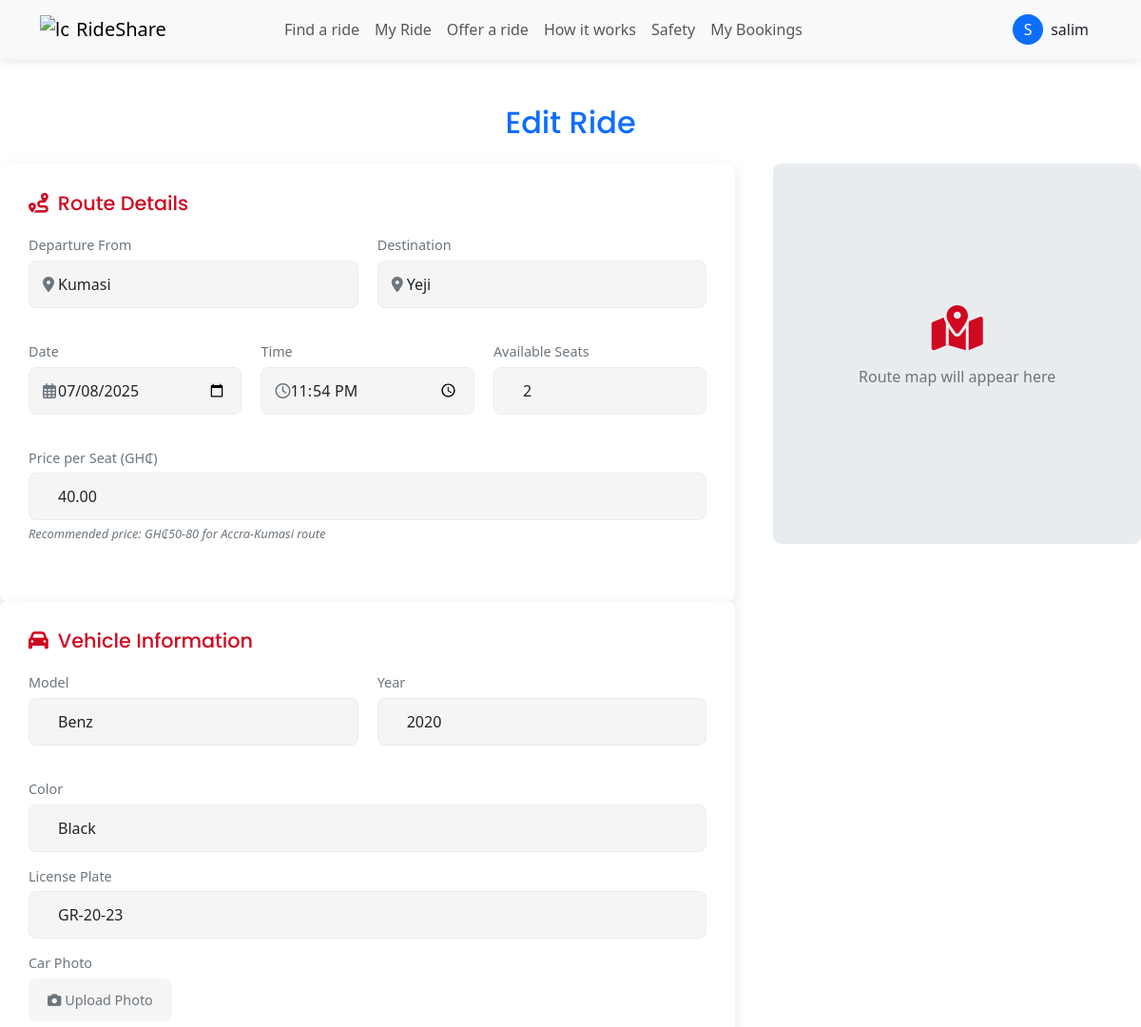
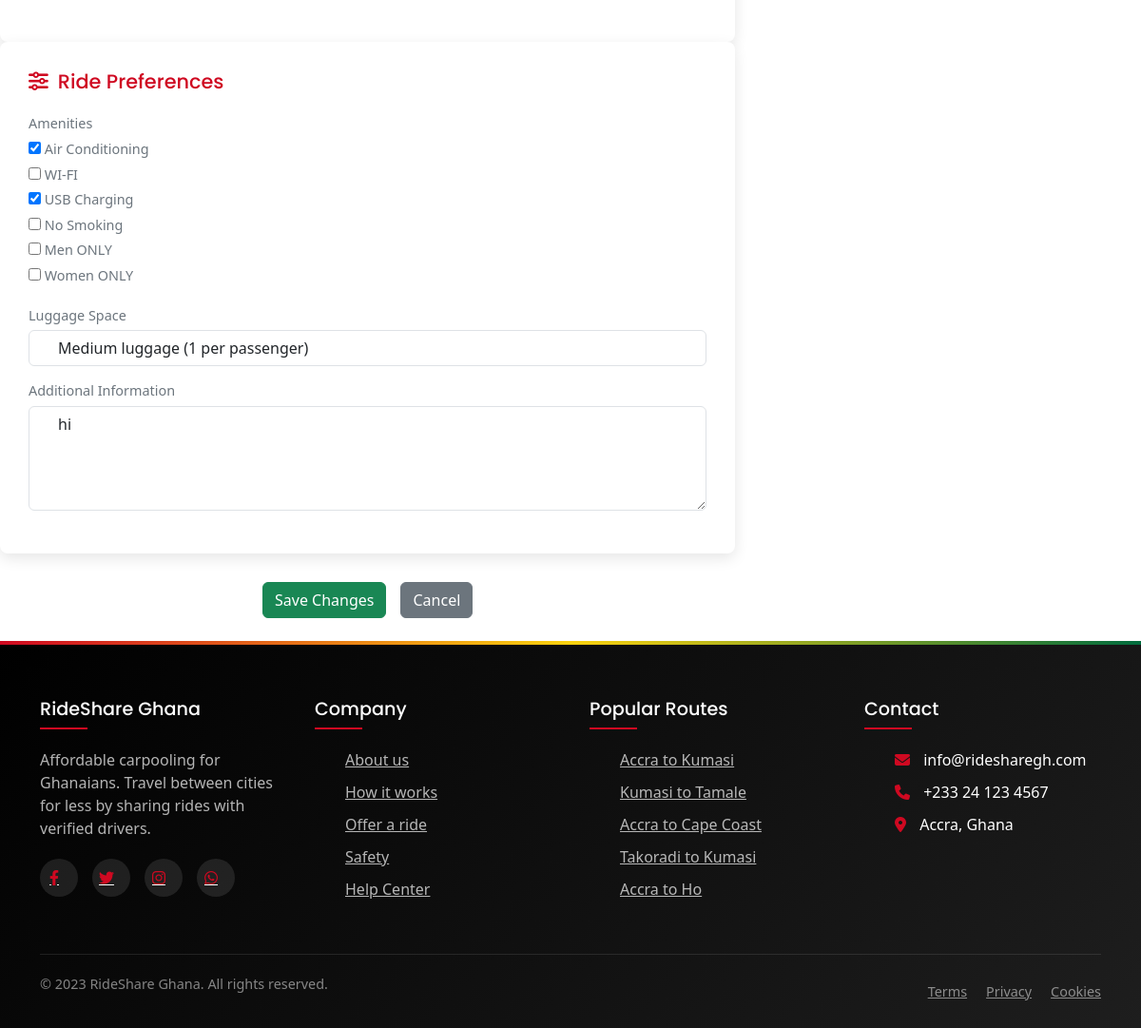
The app's page /edit-ride/5/ (signed in) with its own data (2 pictures, top to bottom).
### app/models.py (models this page shows, shortened)
class CustomUser(AbstractUser):
    phone = PhoneNumberField(region="GH")
    term=models.BooleanField(default=False)
    profile_pic=models.ImageField(upload_to='uploads/profile_pic/', null=True, blank=True)

class RidePost(models.Model):
    driver = models.ForeignKey(settings.AUTH_USER_MODEL, on_delete=models.CASCADE)
    departure = models.CharField(max_length=100)
    destination = models.CharField(max_length=100)
    departure_date = models.DateField()
    departure_time = models.TimeField()
    available_seats = models.PositiveIntegerField()
    price_per_seat = models.DecimalField(max_digits=6, decimal_places=2)
    car_model = models.CharField(max_length=100)
    car_year = models.PositiveIntegerField(null=True, blank=True)
    car_color = models.CharField(max_length=50, blank=True)
    license_plate = models.CharField(max_length=50)
    driver_license = models.ImageField(upload_to='uploads/licenses/', null=True, blank=True)
    gh_card_front = models.ImageField(upload_to='uploads/ghcard_front/', null=True, blank=True)
    gh_card_back = models.ImageField(upload_to='uploads/ghcard_back/', null=True, blank=True)
    car_photo = models.ImageField(upload_to='uploads/car_photos/', null=True, blank=True)
    amenities = models.JSONField(default=list, blank=True)
    luggage_space = models.CharField(max_length=50, choices=[
        ('small', 'Small bags only'),
        ('medium', 'Medium luggage (1 per passenger)'),
        ('large', 'Large luggage possible'),
    ])
    additional_info = models.TextField(blank=True)
    created_at = models.DateTimeField(auto_now_add=True)
    ride_status=models.CharField(max_length=20, choices=[
        ('active', 'Active'),
        ('cancelled', 'Cancelled'),
    ], default='active')
    allowed_post=models.BooleanField(default=False)
    class Meta:
        indexes = [
            models.Index(fields=['departure']),
            models.Index(fields=['destination']),
            models.Index(fields=['departure_date']),
            models.Index(fields=['ride_status', 'allowed_post', 'available_seats']),
        ]

### app/views.py (the view)
# urls.py: path('edit-ride/<int:id>/', views.edit_ride, name='edit_ride'),
@login_required
def edit_ride(request, id):
    ride = get_object_or_404(RidePost, id=id, driver=request.user)
    if request.method == 'POST':
        form = RidePostForm(request.POST, instance=ride)
        if form.is_valid():
            form.save()
            booked_users = My_booking.objects.filter(ride=ride, status="active")
            recipient_emails = [b.booked_by.email for b in booked_users if b.booked_by.email]
            if recipient_emails:
                subject = "Ride Updated - RideShare Ghana"
                message = f"""Hello Rider,

                The ride you booked has been updated. Please find the new details below:

                Departure: {ride.departure}
                Destination: {ride.destination}
                Date: {ride.departure_date}
                Time: {ride.departure_time}
                Price: GHS {ride.price_per_seat}
                Driver: {ride.driver.username}

                If you have any concerns, please contact the driver.

                Thank you for using RideShare Ghana
                """
                try:
                    send_mail(
                        subject,
                        message,
                        settings.DEFAULT_FROM_EMAIL,
                        recipient_emails,
                        fail_silently=False,
                    )
                except Exception as e:
                    messages.warning(request, f"Ride updated, but failed to send emails: {e}")
                    return redirect('my_rides')
            messages.success(request, "Ride updated successfully.")
            return redirect('my_rides')
    else:
        form = RidePostForm(instance=ride)
    return render(request, 'edit_ride.html', {'form': form})

### app/templates/edit_ride.html (shortened to what this page needs)
{% extends 'base.html' %}
{% block content %}
<h2 class="text-center text-primary mb-4 mt-5">Edit Ride</h2>
<div class="offer-ride-form" action="{% url 'offer_ride' %}">
    <form method="post" enctype="multipart/form-data" id="rideForm">
        <div class="form-section">
            <h2><i class="fas fa-route"></i> Route Details</h2>
            <div class="form-row">
                <div class="form-group">
                    <label for="departure">Departure From</label>
                    <div class="input-with-icon">
                        <i class="fas fa-map-marker-alt"></i>
                        {{ form.departure }}
                    </div>
                </div>
                <div class="form-group">
                    <label for="destination">Destination</label>
                    <div class="input-with-icon">
                        <i class="fas fa-map-marker-alt"></i>
                        {{ form.destination }}
                    </div>
                </div>
            </div>
            <div class="form-row">
                <div class="form-group">
                    <label for="departure_date">Date</label>
                    <div class="input-with-icon">
                        <i class="far fa-calendar-alt"></i>
                        {{ form.departure_date }}
                    </div>
                </div>
                <div class="form-group">
                    <label for="departure_time">Time</label>
                    <div class="input-with-icon">
                        <i class="far fa-clock"></i>
                        {{ form.departure_time }}
                    </div>
                </div>
                <div class="form-group">
                    <label for="available_seats">Available Seats</label>
                    {{ form.available_seats }}
                </div>
            </div>
            <div class="form-group">
                <label for="price_per_seat">Price per Seat (GH₵)</label>
                {{ form.price_per_seat }}
                <p class="hint">Recommended price: GH₵50-80 for Accra-Kumasi route</p>
            </div>
        </div>
        <div class="form-section">
            <h2><i class="fas fa-car"></i> Vehicle Information</h2>
            <div class="form-row">
                <div class="form-group">
                    <label for="car_model">Model</label>
                    {{ form.car_model }}
                </div>
                <div class="form-group">
                    <label for="car_year">Year</label>
                    {{ form.car_year }}
                </div>
            </div>
            <div class="form-group">
                <label for="car_color">Color</label>
                {{ form.car_color }}
            </div>
            <div class="form-group">
                <label for="license_plate">License Plate</label>
                {{ form.license_plate }}
            </div>
            <div class="form-group">
                    <label>Car Photo</label>
                    <div class="file-upload">
                        <label for="carPhoto" class="upload-btn">
                            <i class="fas fa-camera"></i> Upload Photo
                        </label>
                    </div>
                </div>
        </div>
        <div class="form-section">
            <h2><i class="fas fa-sliders-h"></i> Ride Preferences</h2>
            <div class="form-group">
                <label for="amenities">Amenities</label>
                <div class="checkbox-group">
                    {{ form.amenities }}
                </div>
            </div>
            <div class="form-group">
                <label for="luggage_space">Luggage Space</label>
                {{ form.luggage_space }}
            </div>
            <div class="form-group">
                <label for="additional_info">Additional Information</label>
                {{ form.additional_info }}
            </div>
        </div>
        <div class="form-actions mb-4 d-flex justify-content-center">
            <button type="submit" class="btn btn-success">Save Changes</button>
            <a href="{% url 'my_rides' %}" class="btn btn-secondary">Cancel</a>
        </div>
    </form>
    <div class="map-preview" id="mapPreview">
        <div class="map-placeholder">
            <i class="fas fa-map-marked-alt"></i>
            <p>Route map will appear here</p>
        </div>
    </div>
</div>
{% endblock %}

### app/templates/nav.html (shortened to what this page needs)
{%load static %}
<!DOCTYPE html>
<html lang="en">
<head>
  <link rel="stylesheet" href="{% static 'css/style.css' %}">
  <link rel="stylesheet" href="https://cdnjs.cloudflare.com/ajax/libs/font-awesome/6.4.0/css/all.min.css">
  <link href="https://cdn.jsdelivr.net/npm/bootstrap@5.3.7/dist/css/bootstrap.min.css" rel="stylesheet"
>
</head>
<body>
  <nav class="navbar navbar-expand-lg navbar-light bg-light">
    <div class="container">
      <a class="navbar-brand d-flex align-items-center" href="#">
        <img src="{% static 'images/gh.jpg' %}" alt="logo" width="30" height="30"
          class="d-inline-block align-text-top me-2">
        <span>RideShare</span>
      </a>
      <div class="collapse navbar-collapse" id="navbarContent">
        {% if request.user.is_authenticated %}
        <ul class="navbar-nav mx-auto mb-2 mb-lg-0">
          <li class="nav-item">
            <a class="nav-link" href="{% url 'find_ride' %}">Find a ride</a>
          </li>
           <li class="nav-item">
            <a class="nav-link" href="{% url 'my_rides' %}">My Ride</a>
          </li>
          <li class="nav-item">
            <a class="nav-link" href="{% url 'offer_ride' %}">Offer a ride</a>
          </li>
          <li class="nav-item">
            <a class="nav-link" href="{% url 'how_it_work' %}">How it works</a>
          </li>
          <li class="nav-item">
            <a class="nav-link" href="{% url 'safety' %}">Safety</a>
          </li>
          <li class="nav-item">
            <a class="nav-link" href="{% url 'my_booking' %}">My Bookings</a>
          </li>
        </ul>
        <div class="dropdown ms-auto">
          <a class="btn dropdown-toggle d-flex align-items-center" href="#" role="button" id="userDropdown"
            data-bs-toggle="dropdown" aria-expanded="false">
            {% if request.user.profile_pic %}
            <img src="{{ request.user.profile_pic.url }}" alt="Profile" width="32" height="32"
              class="rounded-circle me-2">
            {% else %}
            <div
              class="profile-placeholder rounded-circle bg-primary text-white d-flex align-items-center justify-content-center me-2"
              style="width: 32px; height: 32px;">
              {{ request.user.username|first|upper }}
            </div>
            {% endif %}
            <span class="d-none d-lg-inline">{{ request.user.username }}</span>
          </a>
        </div>
        {% else %}
        <div class="d-flex ms-auto">
          <a href="{% url 'login' %}" class="btn btn-outline-primary me-2">Log in</a>
          <a href="{% url 'signup' %}" class="btn btn-primary">Sign up</a>
        </div>
        {% endif %}
      </div>
    </div>
  </nav>
</body>
</html>

### app/static/css/style.css (style rules this page uses)
:root { --primary-color: #FF6B00; --primary-dark: #E05D00; --secondary-color: #0056B3; --dark-color: #333333; --light-color: #F8F9FA; --gray-color: #6C757D; --light-gray: #E9ECEF; --white: #FFFFFF; --black: #000000; --success-color: #28A745; --warning-color: #FFC107; --danger-color: #DC3545; --border-radius: 8px; --box-shadow: 0 5px 15px rgba(0, 0, 0, 0.1); --transition: all 0.3s ease; }
:root { --primary-color: #CF0921; --primary-dark: #A8071B; --secondary-color: #FCD20F; --accent-color: #006B3D; --dark-color: #000000; --light-color: #F5F5F5; --gray-color: #6C757D; --light-gray: #E9ECEF; --white: #FFFFFF; --gold-light: #FDE68A; --green-light: #D1FAE5; }
body { font-family: 'DM Sans', 'Poppins', sans-serif; }
h1, h2, h3, h4, h5, h6 { font-family: 'Poppins', sans-serif; font-weight: 700; }
* { margin: 0; padding: 0; box-sizing: border-box; }
html { scroll-behavior: smooth; }
body { font-family: 'Poppins', sans-serif; color: var(--dark-color); line-height: 1.6; background-color: var(--white); overflow-x: hidden; }
.container { width: 100%; max-width: 1200px; margin: 0 auto; padding: 0 20px; }
a { text-decoration: none; color: inherit; }
ul { list-style: none; }
img { max-width: 100%; height: auto; }
.btn { display: inline-block; padding: 10px 20px; border-radius: var(--border-radius); font-weight: 500; text-align: center; transition: var(--transition); cursor: pointer; border: 2px solid transparent; }
.navbar { position: fixed; top: 0; left: 0; width: 100%; background-color: var(--white); box-shadow: 0 2px 10px rgba(0, 0, 0, 0.1); z-index: 1000; padding: 15px 0; transition: var(--transition); }
.navbar .container { display: flex; justify-content: space-between; align-items: center; }
.nav-link { font-weight: 500; color: var(--dark-color); transition: var(--transition); position: relative; }
.btn { position: relative; overflow: hidden; transition: all 0.3s cubic-bezier(0.25, 0.8, 0.25, 1); border: none; }
.btn::after { content: ""; display: block; position: absolute; width: 100%; height: 100%; top: 0; left: 0; pointer-events: none; background-image: radial-gradient(circle, #fff 10%, transparent 10.01%); background-repeat: no-repeat; background-position: 50%; transform: scale(10, 10); opacity: 0; transition: transform .5s, opacity 1s; }
.form-group input { border-radius: 8px; border: 1px solid var(--light-gray); transition: all 0.3s ease; background: var(--light-color); }
.form-group { display: flex; flex-direction: column; }
.form-group label { font-size: 0.9rem; margin-bottom: 5px; color: var(--gray-color); }
.form-group input { padding: 12px 15px; border: 1px solid var(--light-gray); border-radius: var(--border-radius); font-size: 1rem; transition: var(--transition); }

### records on screen
CustomUser: user.username|first "S", user.username "salim"
RidePost: departure "Kumasi", destination "Yeji", departure_date "07/08/2025", departure_time "23:54:00", available_seats "2", price_per_seat "40.00", car_model "Benz", car_year "2020", car_color "Black", license_plate "GR-20-23", amenities "☑ ☐ ☑ ☐ ☐ ☐", luggage_space "Medium luggage (1 per passenger)", additional_info "hi"
